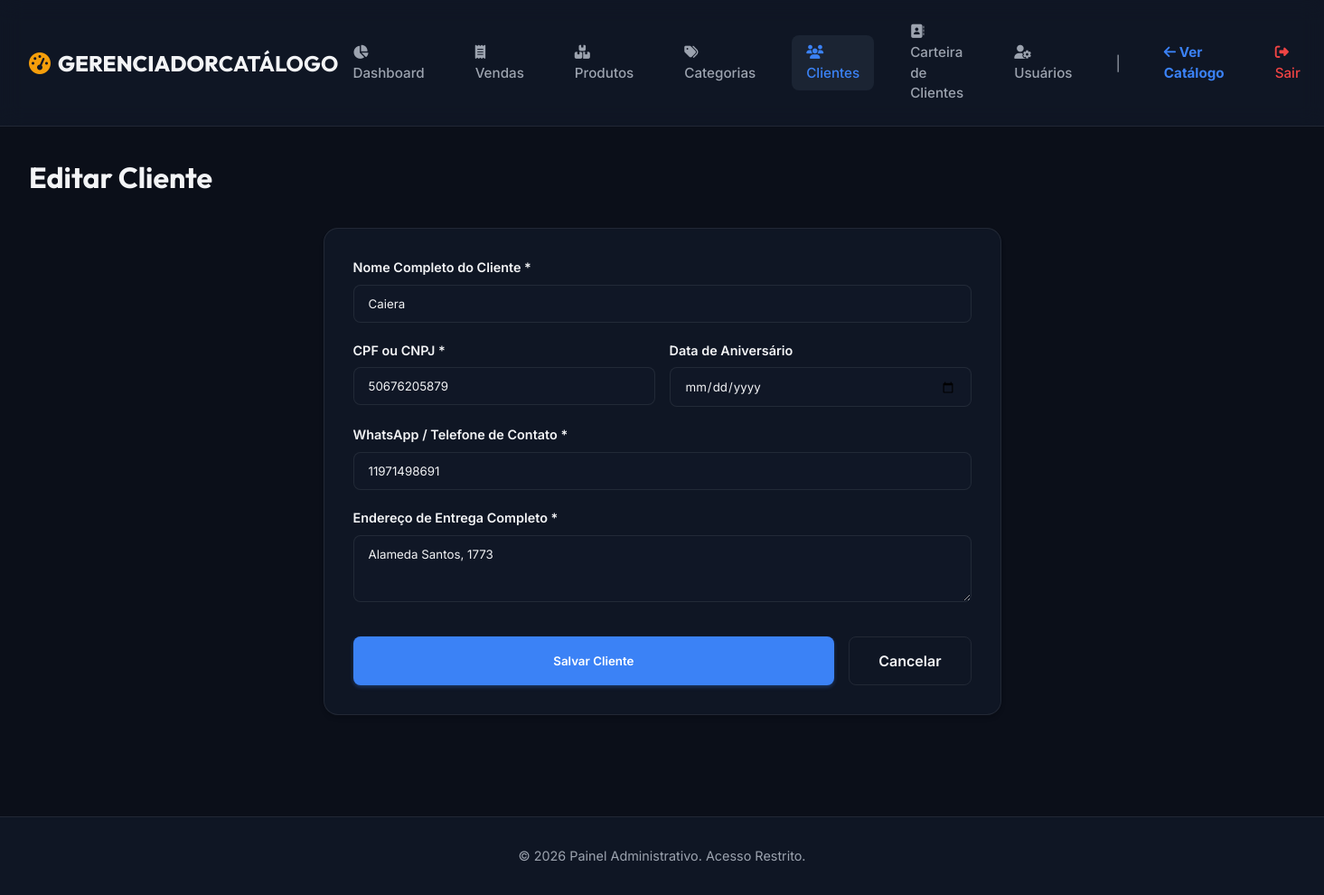
The page /dashboard/clientes/1/editar/ (signed in) on the database its author committed.
### catalogo/models.py (models this page shows, shortened)
class Client(models.Model):
    user = models.OneToOneField(User, on_delete=models.SET_NULL, null=True, blank=True, related_name="client_profile", verbose_name="Usuário Relacionado")
    name = models.CharField(max_length=200, verbose_name="Nome Completo")
    cpf_cnpj = models.CharField(max_length=20, verbose_name="CPF/CNPJ", blank=True, default="")
    birthday = models.DateField(verbose_name="Data de Aniversário", null=True, blank=True)
    contact = models.CharField(max_length=50, verbose_name="Contato/Telefone")
    address = models.TextField(verbose_name="Endereço Completo", blank=True, default="")
    class Meta:
        verbose_name = "Cliente"
        verbose_name_plural = "Clientes"

### catalogo/views.py (the view)
# urls.py: path('dashboard/clientes/<int:client_id>/editar/', views.admin_client_edit, name='admin_client_edit'),
@staff_member_required
def admin_client_edit(request, client_id):
    client = get_object_or_404(Client, id=client_id)
    if request.method == 'POST':
        form = ClientForm(request.POST, instance=client)
        if form.is_valid():
            form.save()
            messages.success(request, "Cliente atualizado com sucesso!")
            return redirect('admin_clients')
    else:
        form = ClientForm(instance=client)
    return render(request, 'catalogo/admin_client_form.html', {
        'form': form,
        'client': client,
        'title': 'Editar Cliente'
    })

### catalogo/forms.py
class ClientForm(forms.ModelForm):
    class Meta:
        model = Client
        fields = ["name", "cpf_cnpj", "birthday", "contact", "address"]
        widgets = {
            "name": forms.TextInput(attrs={"class": "form-control", "placeholder": "Nome completo"}),
            "cpf_cnpj": forms.TextInput(attrs={"class": "form-control", "placeholder": "CPF ou CNPJ"}),
            "birthday": forms.DateInput(attrs={"class": "form-control", "type": "date"}),
            "contact": forms.TextInput(attrs={"class": "form-control", "placeholder": "Ex: (11) 99999-9999"}),
            "address": forms.Textarea(attrs={"class": "form-control", "rows": "3", "placeholder": "Endereço de entrega"}),
        }

### catalogo/templates/catalogo/admin_client_form.html (shortened to what this page needs)
{% extends 'catalogo/admin_base.html' %}
{% block content %}
    <h1 style="margin-bottom: 2rem; font-family: var(--font-title);">{{ title }}</h1>
    <div class="admin-card" style="max-width: 750px; margin: 0 auto;">
        <form method="POST">
            <div class="form-group">
                <label for="{{ form.name.id_for_label }}">Nome Completo do Cliente *</label>
                {{ form.name }}
            </div>
            <div class="form-grid form-grid-2">
                <div class="form-group">
                    <label for="{{ form.cpf_cnpj.id_for_label }}">CPF ou CNPJ *</label>
                    {{ form.cpf_cnpj }}
                </div>
                <div class="form-group">
                    <label for="{{ form.birthday.id_for_label }}">Data de Aniversário</label>
                    {{ form.birthday }}
                </div>
            </div>
            <div class="form-group">
                <label for="{{ form.contact.id_for_label }}">WhatsApp / Telefone de Contato *</label>
                {{ form.contact }}
            </div>
            <div class="form-group">
                <label for="{{ form.address.id_for_label }}">Endereço de Entrega Completo *</label>
                {{ form.address }}
            </div>
            <div class="form-actions">
                <button type="submit" class="btn btn-primary" style="flex-grow: 1; padding: 0.9rem;">
                    Salvar Cliente
                </button>
                <a href="{% url 'admin_clients' %}" class="btn" style="background: transparent; border: 1px solid var(--border); padding: 0.9rem 2rem;">
                    Cancelar
                </a>
            </div>
        </form>
    </div>
{% endblock %}

### static/css/style.css (style rules this page uses)
:root { --font-primary: 'Inter', sans-serif; --font-title: 'Outfit', sans-serif; --bg-app: #f8fafc; --bg-card: #ffffff; --bg-hover: #f1f5f9; --text-main: #0f172a; --text-muted: #64748b; --accent: #2563eb; --accent-glow: rgba(37, 99, 235, 0.15); --border: #e2e8f0; --success: #10b981; --warning: #f59e0b; --danger: #ef4444; --radius-sm: 8px; --radius-md: 16px; --radius-lg: 24px; --shadow-sm: 0 1px 3px 0 rgb(0 0 0 / 0.1), 0 1px 2px -1px rgb(0 0 0 / 0.1); --shadow-md: 0 4px 6px -1px rgb(0 0 0 / 0.1), 0 2px 4px -2px rgb(0 0 0 / 0.1); --shadow-lg: 0 20px 25px -5px rgb(0 0 0 / 0.1), 0 8px 10px -6px rgb(0 0 0 / 0.1); --transition: all 0.3s cubic-bezier(0.4, 0, 0.2, 1); }
.admin-theme { --bg-app: #0b0f19; --bg-card: rgba(17, 24, 39, 0.8); --bg-hover: rgba(31, 41, 55, 0.8); --text-main: #f3f4f6; --text-muted: #9ca3af; --accent: #3b82f6; --accent-glow: rgba(59, 130, 246, 0.3); --border: rgba(255, 255, 255, 0.08); --success: #10b981; --warning: #f59e0b; --danger: #ef4444; --shadow-lg: 0 20px 30px rgba(0, 0, 0, 0.5), 0 0 20px rgba(59, 130, 246, 0.05); }
* { margin: 0; padding: 0; box-sizing: border-box; }
body { background-color: var(--bg-app); color: var(--text-main); font-family: var(--font-primary); line-height: 1.5; transition: var(--transition); overflow-x: hidden; }
a { color: inherit; text-decoration: none; transition: var(--transition); }
h1, h2, h3, h4, h5, h6 { font-family: var(--font-title); font-weight: 700; }
.btn { background: var(--bg-hover); color: var(--text-main); border: none; padding: 0.7rem 1.2rem; border-radius: var(--radius-sm); font-weight: 600; text-align: center; cursor: pointer; transition: var(--transition); font-family: var(--font-primary); }
.btn-primary { background: var(--accent); color: white; box-shadow: 0 2px 4px var(--accent-glow); }
.form-group { margin-bottom: 1.25rem; }
.form-group label { display: block; font-weight: 600; margin-bottom: 0.5rem; font-size: 0.9rem; }
.form-control, .form-select { width: 100%; padding: 0.75rem 1rem; border-radius: var(--radius-sm); border: 1px solid var(--border); font-family: var(--font-primary); background: var(--bg-card); color: var(--text-main); outline: none; transition: var(--transition); }
.admin-card { background: var(--bg-card); border: 1px solid var(--border); border-radius: var(--radius-md); padding: 2rem; box-shadow: var(--shadow-md); margin-bottom: 2.5rem; }
.form-grid { display: grid; gap: 1rem; }
.form-grid-2 { grid-template-columns: 1fr 1fr; }
.form-actions { display: flex; gap: 1rem; margin-top: 2rem; }

### catalogo/templates/catalogo/admin_base.html (style rules this page uses)
body.admin-theme { background-color: var(--bg-app); color: var(--text-main); }

### rows shown on the page
Client: name "Caiera", cpf_cnpj "50676205879", contact "11971498691", address "Alameda Santos, 1773"

### other values the page prints
{{ title }} "Editar Cliente"
